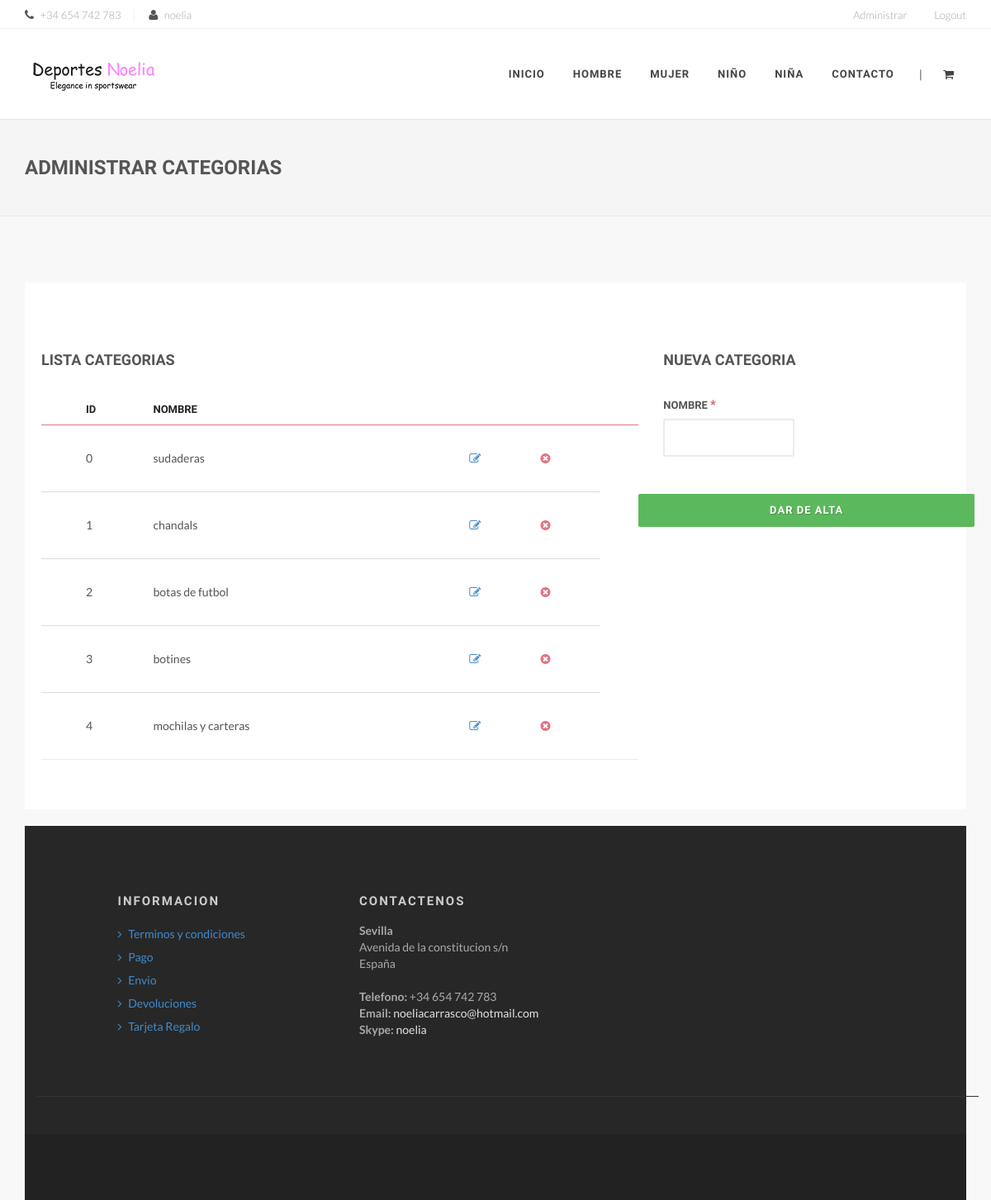
The page /administrarCategorias.php (signed in) on the database as committed earlier.
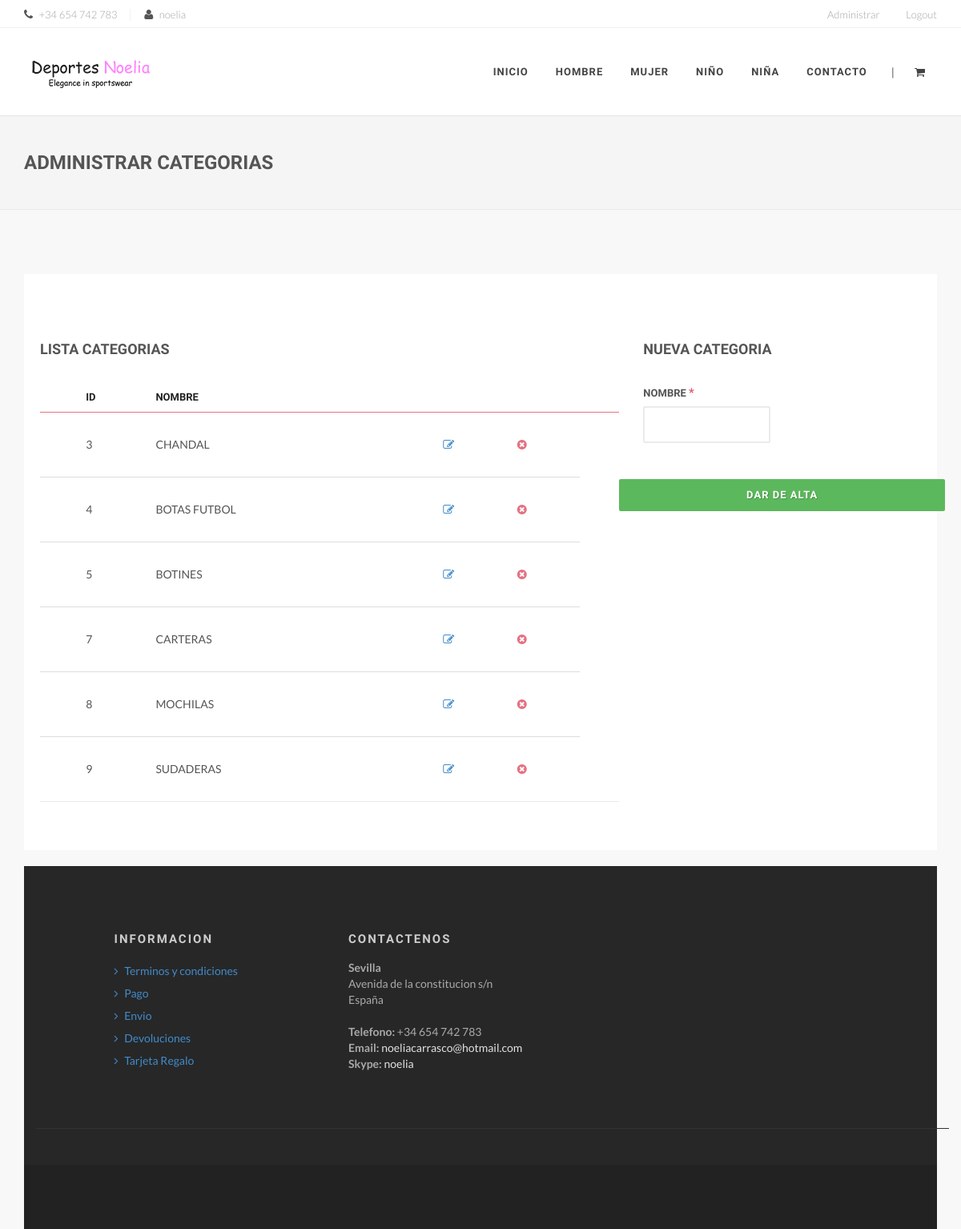
The same page on the database as committed later.
### tables this page shows
CREATE TABLE `categorias` (
  `IDCATEGORIA` int(11) NOT NULL,
  `NOMBRE` varchar(25) NOT NULL
);

### administrarCategorias.php (the view, shortened to what this page needs)
<?PHP
include_once("./db_configuration.php");
	$mysqli = new mysqli($db_host, $db_user, $db_password, "deportes");
	$consulta = "SELECT * FROM categorias ORDER BY IDCATEGORIA";
	$categorias = [];
	if ($resultado = $mysqli->query($consulta)) {
		if($resultado->num_rows > 0){
			while ( $fila = $resultado->fetch_assoc() ) {
				array_push($categorias, $fila);
			}
		}
	}
?>
<!DOCTYPE html>
<html>
<head>
    <link rel="stylesheet" href="assets/css/bootstrap.css" type="text/css" />
    <link rel="stylesheet" href="assets/css/font-awesome.min.css" type="text/css" />
    <link rel="stylesheet" href="assets/css/animate.css" type="text/css" />
    <link rel="stylesheet" href="assets/js/vendor/flexslider/flexslider.css" type="text/css" />
    <link rel="stylesheet" href="assets/js/vendor/magnific/magnific-popup.css" type="text/css" />
    <link rel="stylesheet" href="assets/js/vendor/owl/assets/owl.carousel.css" type="text/css" />
    <link rel="stylesheet" href="assets/js/vendor/bootstrap-select/css/bootstrap-select.min.css" type="text/css" />
    <link rel="stylesheet" href="assets/js/vendor/range-slider/css/styles.css" type="text/css" />
    <link rel="stylesheet" href="assets/js/vendor/touchspin/jquery.bootstrap-touchspin.css" type="text/css" />
    <link rel="stylesheet" href="assets/js/vendor/starrr/starrr.css" type="text/css" />
    <link rel="stylesheet" type="text/css" href="assets/js/vendor/rs-plugin/css/settings.css" media="screen" />
    <link rel="stylesheet" href="assets/js/vendor/animsition/css/animsition.min.css">
    <link rel="stylesheet" href="assets/css/style.css" type="text/css" />
</head>
<body>
    <div id="wrapper" class="clearfix animsition">
       <nav id="add-navbar">
            <div class="container clearfix">
                <ul class="pull-right">
					<li><a href="#">Administrar</a>
					</li>
                    <?PHP
						if(!isset($_SESSION['IDUSUARIO'])){
					?>
                    <li><a href="login.php">Login</a></li>
					<?PHP
						}else{
					?>
                    <li><a href="disconnect.php">Logout</a></li>
					<?PHP
						}
					?>
                </ul>
                <ul class="divided">
                    <li><i class="fa fa-phone mr-5"></i> <span>+34 654 742 783</span></li>                    <li><i class="fa fa-user mr-5"></i> <span><?= $_SESSION['IDUSUARIO'] ?></span></li>
                </ul>
            </div>
        </nav>
        <header id="header" class="dark">
            <div id="header-wrap">
                <div class="container clearfix">
                    <div id="branding">
                        <a href="index.php" class="brand-normal"><img src="assets/images/logo-dark.png" alt="Minovate"></a>
                    </div>
					<nav id="main-navbar">
                      <ul>
                            <li><a href="index.php">Inicio</a></li>
                            <li><a href="#">Hombre</a>
                            </li>
                            <li><a href="#">Mujer</a>
                            </li>
                            <li><a href="#">Niño</a>
                            </li>
                            <li><a href="#">Niña</a>
                            </li>
                            <li><a href="contact.php">Contacto</a>
                            </li>
                        </ul>
                       <div id="shopping-cart">
                            <a href="#" id="shopping-cart-trigger"><i class="fa fa-shopping-cart"></i></a>
                        </div>
                        <div id="search-toggle"> <span class="divider">|</span></div>
                    </nav>
                </div>
            </div>
        </header>
         <section id="breadcrumbs" class="breadcrumbs">
            <div class="container clearfix">
                <h1>Administrar categorias</h1>
        </section>
        <section id="content">
            <div class="content-wrap">
                <div class="container clearfix">
                    <div class="row">
                        <div class="col-md-12">
                            <div class="checkout">
                                <div class="row">
                                    <div class="col-md-8">
                                        <h4 class="mt-40">LISTA CATEGORIAS</h4>
										<div class="table-responsive">
											<table class="table myTable">
												<thead>
													<tr>
														<th></th>
														<th>ID</th>
														<th>NOMBRE</th>
														<th></th>
														<th></th>
														<th></th>
													</tr>
												</thead>
												<tbody>
												<?PHP
													foreach($categorias as $categoria_lista){
												?>
													<tr>
														<td>
														</td>
														<td class="product">
															<?=$categoria_lista['IDCATEGORIA']?>
														</td>
														<td class="product">
															<?=$categoria_lista['NOMBRE']?>
														</td>
														<td><a href="modificarCategorias.php?i=<?=$categoria_lista['IDCATEGORIA']?>"><i class="fa fa-edit text-primary"></i></a></td>
                                                        <td><a href="borrarCategorias.php?i=<?=$categoria_lista['IDCATEGORIA']?>"><i class="fa fa-times-circle"></i></a></td>
													</tr>
												<?PHP
													}
												?>
												</tbody>
											</table>
										</div>
                                    </div>
                                    <div class="col-md-4">
                                        <h4 class="mt-40">NUEVA CATEGORIA</h4>
                                        <form action="altaCategoria.php" method="post">
                                            <div class="row">
                                                <div class="form-group col-sm-6">
                                                    <label for="nombre">Nombre <span class="text-lightred" style="font-size: 15px">*</span></label>
                                                    <input name="nombre" type="text" class="form-control myInput" id="nombre" required>
                                                </div>
											<div class="row">
												<button type="submit" class="myBtn myBtn-success myBtn-rounded" style="width:100%;margin-top:30px;">Dar de alta</button>
											</div>
                                        </form>
                                    </div>
                                </div>
                            </div>
                        </div>
                    </div>
                </div>
        <footer id="footer">
            <div class="footer-main">
                <div class="container">
                    <div class="row">
                        <div class="col-md-3 col-md-offset-1">
                            <div class="widget widget-menu mb-0">
                                <h4><strong>Informacion</strong></h4>
                                <ul class="list-unstyled">
                                    <li><a href="#"><i class="fa fa-angle-right"></i> Terminos y condiciones</a></li>
                                    <li><a href="#"><i class="fa fa-angle-right"></i> Pago</a></li>
                                    <li><a href="#"><i class="fa fa-angle-right"></i> Envio</a></li>
                                    <li><a href="#"><i class="fa fa-angle-right"></i> Devoluciones</a></li>
                                    <li><a href="#"><i class="fa fa-angle-right"></i> Tarjeta Regalo</a></li>
                                </ul>
                            </div>
                        </div>
                        <div class="col-md-4">
                            <div class="widget widget-contact mt-20-md">
                                <h4><strong>Contactenos</strong> </h4>
                                <address>
                                    <strong>Sevilla</strong><br>
                                    Avenida de la constitucion s/n<br>
                                    España<br/><br/>
                                    <strong>Telefono:</strong> +34 654 742 783<br>
                                    <strong>Email:</strong> <a href="noeliacarrasco@hotmail.com">noeliacarrasco@hotmail.com</a><br>
                                    <strong>Skype:</strong> <a href="#">noelia</a>
                                </address>
                            </div>
                        </div>
                    </div>
                    <div class="line"></div>
                </div>
            </div>
            <div class="footer-bottom">
            </div>
        </footer>
    </div>
</body>
</html>

Rows that differ between the two databases and show on the page:
removed categorias: IDCATEGORIA "0", NOMBRE "sudaderas"
removed categorias: IDCATEGORIA "1", NOMBRE "chandals"
removed categorias: IDCATEGORIA "2", NOMBRE "botas de futbol"
changed categorias id 3: NOMBRE "botines" → "CHANDAL"
changed categorias id 4: NOMBRE "mochilas y carteras" → "BOTAS FUTBOL"
added categorias: IDCATEGORIA "5", NOMBRE "BOTINES"
added categorias: IDCATEGORIA "7", NOMBRE "CARTERAS"
added categorias: IDCATEGORIA "8", NOMBRE "MOCHILAS"
added categorias: IDCATEGORIA "9", NOMBRE "SUDADERAS"
